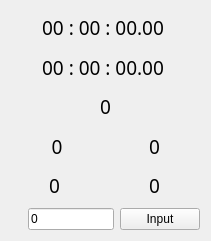
    <widget class="QWidget" name="layoutWidget2">
     <property name="geometry">
      <rect>
       <x>440</x>
       <y>30</y>
       <width>211</width>
       <height>241</height>
      </rect>
     </property>
     <layout class="QVBoxLayout" name="verticalLayout_4">
      <item>
       <layout class="QHBoxLayout" name="horizontalLayout_2">
        <item>
         <widget class="QLabel" name="label_Alt_Target">
          <property name="font">
           <font>
            <family>AR PL UKai CN</family>
            <pointsize>14</pointsize>
           </font>
          </property>
          <property name="text">
           <string>00 : 00 : 00.00 </string>
          </property>
          <property name="scaledContents">
           <bool>true</bool>
          </property>
          <property name="alignment">
           <set>Qt::AlignCenter</set>
          </property>
         </widget>
        </item>
       </layout>
      </item>
      <item>
       <layout class="QHBoxLayout" name="horizontalLayout_61">
        <item>
         <widget class="QLabel" name="label_Alt_Pos">
          <property name="font">
           <font>
            <family>AR PL UKai CN</family>
            <pointsize>14</pointsize>
           </font>
          </property>
          <property name="text">
           <string>00 : 00 : 00.00 </string>
          </property>
          <property name="scaledContents">
           <bool>true</bool>
          </property>
          <property name="alignment">
           <set>Qt::AlignCenter</set>
          </property>
         </widget>
        </item>
       </layout>
      </item>
      <item>
       <layout class="QHBoxLayout" name="horizontalLayout_21">
        <item>
         <widget class="QLabel" name="label_Alt_Velocity">
          <property name="font">
           <font>
            <family>AR PL UKai CN</family>
            <pointsize>14</pointsize>
           </font>
          </property>
          <property name="text">
           <string>0</string>
          </property>
          <property name="scaledContents">
           <bool>true</bool>
          </property>
          <property name="alignment">
           <set>Qt::AlignCenter</set>
          </property>
         </widget>
        </item>
       </layout>
      </item>
      <item>
       <layout class="QHBoxLayout" name="horizontalLayout_31">
        <item>
         <widget class="QLabel" name="label_Alt_Offset">
          <property name="font">
           <font>
            <family>AR PL UKai CN</family>
            <pointsize>14</pointsize>
           </font>
          </property>
          <property name="text">
           <string>0</string>
          </property>
          <property name="scaledContents">
           <bool>true</bool>
          </property>
          <property name="alignment">
           <set>Qt::AlignCenter</set>
          </property>
         </widget>
        </item>
        <item>
         <widget class="QLabel" name="label_Alt_Guid">
          <property name="font">
           <font>
            <family>AR PL UKai CN</family>
            <pointsize>14</pointsize>
           </font>
          </property>
          <property name="text">
           <string>0</string>
          </property>
          <property name="scaledContents">
           <bool>true</bool>
          </property>
          <property name="alignment">
           <set>Qt::AlignCenter</set>
          </property>
         </widget>
        </item>
       </layout>
      </item>
      <item>
       <layout class="QHBoxLayout" name="horizontalLayout_33">
        <item>
         <widget class="QLabel" name="label_Alt_Error">
          <property name="font">
           <font>
            <family>AR PL UKai CN</family>
            <pointsize>14</pointsize>
           </font>
          </property>
          <property name="text">
           <string>0 </string>
          </property>
          <property name="scaledContents">
           <bool>true</bool>
          </property>
          <property name="alignment">
           <set>Qt::AlignCenter</set>
          </property>
         </widget>
        </item>
        <item>
         <widget class="QLabel" name="label_Alt_RmsError">
          <property name="font">
           <font>
            <family>AR PL UKai CN</family>
            <pointsize>14</pointsize>
           </font>
          </property>
          <property name="text">
           <string>0</string>
          </property>
          <property name="alignment">
           <set>Qt::AlignCenter</set>
          </property>
         </widget>
        </item>
       </layout>
      </item>
      <item>
       <layout class="QHBoxLayout" name="horizontalLayout_64">
        <item>
         <spacer name="horizontalSpacer_2">
          <property name="orientation">
           <enum>Qt::Horizontal</enum>
          </property>
          <property name="sizeHint" stdset="0">
           <size>
            <width>40</width>
            <height>20</height>
           </size>
          </property>
         </spacer>
        </item>
        <item>
         <widget class="QLineEdit" name="lineEdit_alt_offset">
          <property name="text">
           <string>0</string>
          </property>
         </widget>
        </item>
        <item>
         <widget class="QPushButton" name="pushButton_AltOffset">
          <property name="sizePolicy">
           <sizepolicy hsizetype="Fixed" vsizetype="Fixed">
            <horstretch>0</horstretch>
            <verstretch>0</verstretch>
           </sizepolicy>
          </property>
          <property name="text">
           <string>Input</string>
          </property>
         </widget>
        </item>
       </layout>
      </item>
     </layout>
    </widget>
